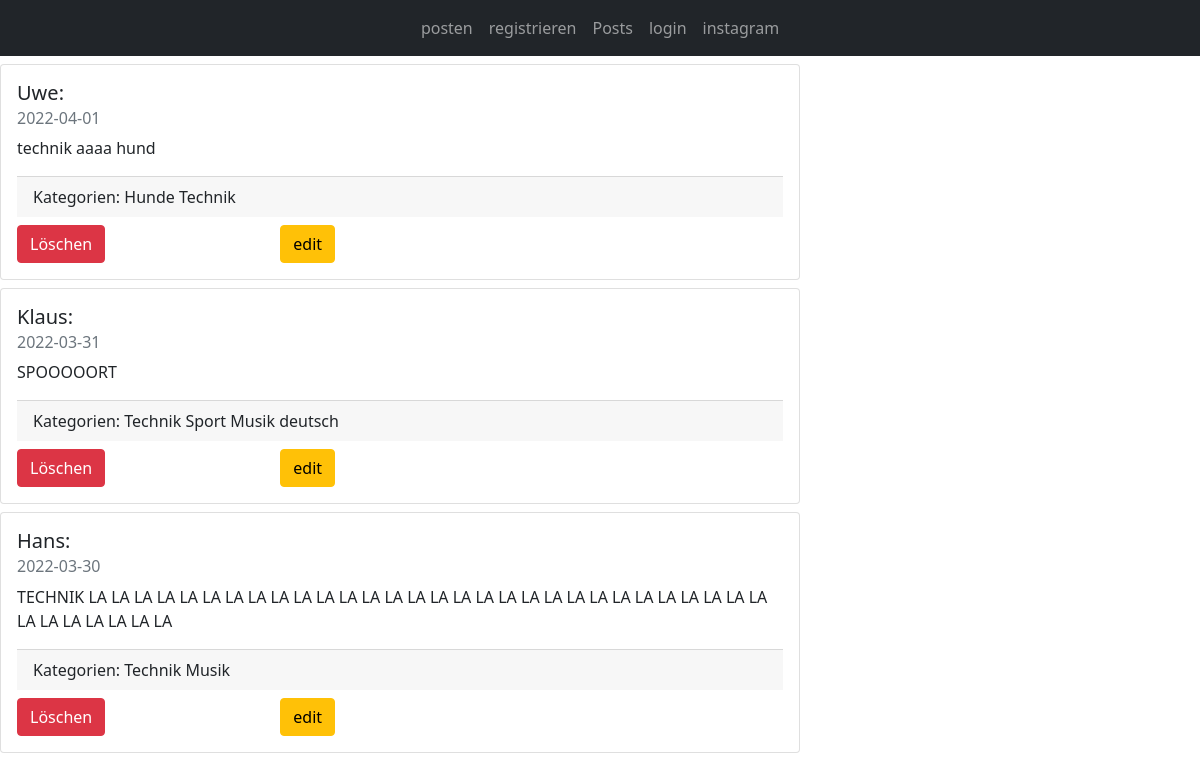
Screenshot of /search.php with the database file from the repository.
### tables this page shows
CREATE TABLE `posts` (
  `id` int(11) NOT NULL,
  `text` text NOT NULL,
  `date` date NOT NULL,
  `user` int(11) NOT NULL
);

CREATE TABLE `users` (
  `id` int(11) NOT NULL,
  `name` text NOT NULL,
  `created_at` date NOT NULL
);

CREATE TABLE `categrories` (
  `id` int(11) NOT NULL,
  `name` text NOT NULL
);

### db.php (called while the page is built, shortened)
<?php
class Db
{
    private $servername = "localhost";
    private $username = "root";
    private $password = "";
    private $database_db = "noah_grocholl";
    public $conn;
    public function __construct()
    {
        $this->conn = new PDO("mysql:host=$this->servername;dbname=$this->database_db", $this->username, $this->password);
        $this->conn->setAttribute(PDO::ATTR_ERRMODE, PDO::ERRMODE_EXCEPTION);
    }
    public function query(string $query, $params = [])
    {
        if (!strpos($query, "DELETE") && !strpos($query, "UPDATE")) {
            try {
                $stn = $this->conn->prepare($query);
                $stn->execute($params);
                if (empty($params)) return $stn->fetchAll();
            } catch (Exception $e) {
                die('DB Fehler' . $e);
            }
        }
        return true;
    }
}

### models/post.php (called while the page is built, shortened)
<?php
include_once 'db.php';
class Post extends Model
{
    public $categories_ids;
    public function __construct($id, $text, $date, $user, $categories_ids)
    {
        $this->id = $id;
        $this->text = $text;
        $this->date = $date;
        $this->user = $user;
        $this->categories_ids = $categories_ids;
    }
    static public function return_all_posts()
    {
        $all_posts = array();
        $db = new Db;
        foreach ($db->query("SELECT
        p.id AS postID,
        p.text AS postText,
        p.date AS postDate,
        p.user AS userID,
        u.name AS userName
        FROM
        posts p
        JOIN users u ON u.id = p.user") as $row) {
            $list_categorys = array();
            foreach ($db->query("SELECT * FROM post_categories") as $row_pc) {
                if ($row["postID"] == $row_pc["post_id"]) {
                    array_push($list_categorys, $row_pc["category_id"]);
                }
            }
            array_push($all_posts, new Post($row["postID"], $row["postText"], $row["postDate"], $row["userName"], $list_categorys));
        }
        return $all_posts;
    }
    public function get_category()
    {
        $db = new Db;
        $categories = array();
        if (is_array($this->categories_ids)) {
            foreach ($this->categories_ids as $category) {
                $c_search = $db->query("SELECT * FROM `categrories` WHERE id = $category");
                array_push($categories, new Category($c_search[0]["id"], $c_search[0]["name"]));
            }
            return $categories;
        } else {
            $c_search = $db->query("SELECT * FROM `categrories` WHERE id = $this->categories_ids");
            array_push($categories, $c_search[0]);
            return $categories;
        }
    }
}

### category.php (called while the page is built, shortened)
<?php
include_once 'db.php';
include_once 'models/post.php';
class Category
{
    public function __construct($id, $name)
    {
        $this->name = $name;
    }
}

### search.php (the view, shortened to what this page needs)
<?php
include_once 'db.php';
include_once 'header.php';
include_once "navbar.php";
function search($query)
{
    $all_posts_objects = Post::return_all_posts();
    $matching_posts = [];
    foreach ($all_posts_objects as $post) {
        if (strpos($post->text, $query) !== false) {
            $matching_posts[] = $post;
        }
    }
    if (!empty($matching_posts)) {
        return $matching_posts;
    } else {
        echo "Es wurden keine passenden Einträge gefunden";
    }
}
?>
<?php
include_once 'db.php';
foreach (array_reverse(search($_POST["search"])) as $post) {
?>
    <div class="card mt-2" style="width: 50rem; height: auto">
        <div class="card-body">
            <h5 class="card-title"><?= $post->user ?>:</h5>
            <h6 class="card-subtitle mb-2 text-muted"><?= $post->date ?></h6>
            <p class="card-text"><?= $post->text ?></p>
            <div class="card-footer">Kategorien:
                <?php
                foreach ($post->get_category() as $tmp) {
                    echo $tmp->name, " ";
                }
                ?>
            </div>
            <div class="row mt-2">
                <div class="col-4">
                    <form method="post">
                        <button class="btn btn-danger" type="submit" name="btnDelete" value="<?= $post->id ?>">Löschen</button>
                    </form>
                </div>
                <div class="col-2">
                    <form method="post" action="edit.php">
                        <button class="btn btn-warning" type="submit" name="btnEdit">edit</button>
                    </form>
                </div>
            </div>
        </div>
    </div>
<?php } ?>
<?php include_once 'footer.php'; ?>

### header.php (shortened to what this page needs)
<!DOCTYPE html>
<html lang="de">
<head>
    <link href="https://cdn.jsdelivr.net/npm/bootstrap@5.1.3/dist/css/bootstrap.min.css" rel="stylesheet">
</head>
<body>

### navbar.php (shortened to what this page needs)
<nav class="navbar navbar-expand-lg navbar-dark bg-dark">
    <div class="collapse navbar-collapse justify-content-md-center" id="navbarsExample08">
        <ul class="navbar-nav justify-content-center">
            <li class="nav-item">
                <a class="nav-link" href="/noah-grocholl/posting">posten</a>
            </li>
            <li class="nav-item">
                <a class="nav-link" href="/noah-grocholl/registration">registrieren</a>
            </li>
            <li class="nav-item">
                <a class="nav-link" href="/noah-grocholl">Posts</a>
            </li>
            <li class="nav-item">
                <a class="nav-link" href="/noah-grocholl/login">login</a>
            </li>
            <li class="nav-item">
                <a class="nav-link" href="https://www.instagram.com/noah.onion">instagram</a>
            </li>
        </ul>
    </div>
</nav>

### footer.php (shortened to what this page needs)
</body>
</html>

### rows the page displays
posts: users.name "Uwe", date "2022-04-01", text "technik aaaa hund", $post->id 201 (drawn)
categrories: name "Hunde"
categrories: name "Technik"
posts: users.name "Klaus", date "2022-03-31", text "SPOOOOORT", $post->id 198 (drawn)
categrories: name "Sport"
categrories: name "Musik"
categrories: name "deutsch"
posts: users.name "Hans", date "2022-03-30", text "TECHNIK LA LA LA LA LA LA LA LA LA LA LA LA LA LA LA LA LA LA LA LA LA LA LA LA LA LA LA LA LA LA LA LA LA LA LA LA LA", $post->id 197 (drawn)
